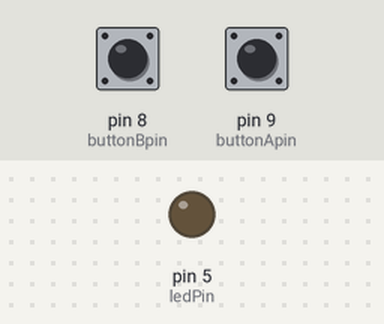
A sketch run on a simulated Arduino Uno, built with avr-gcc and run on an emulated ATmega328P. Shown: output pins drawn as LEDs (lit = HIGH). Inputs (shaded band) come from the test bench; at power-on: pin 9 (buttonApin) HIGH, pin 8 (buttonBpin) HIGH.

Above: at 1.2 s.
1.3 s: pin 9 (buttonApin) pulled LOW for 0.15 s
At 2.5 s:
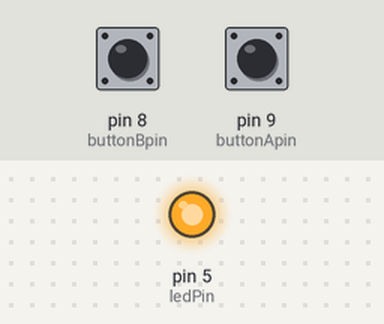
2.9 s: pin 8 (buttonBpin) pulled LOW for 0.15 s
At 4.0 s:
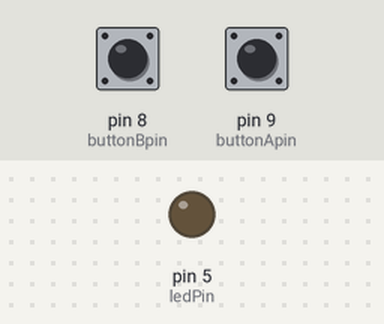
4.5 s: pin 9 (buttonApin) pulled LOW for 1 s
At 5.2 s:
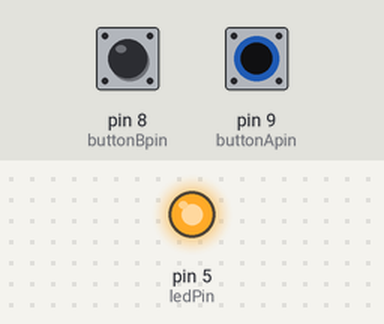
7.0 s: pin 8 (buttonBpin) driven LOW and pin 9 (buttonApin) driven LOW
At 7.3 s:
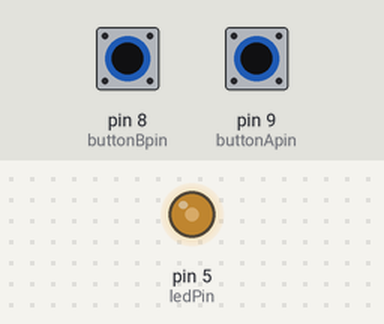
8.5 s: pin 8 (buttonBpin) driven HIGH
At 9.2 s:
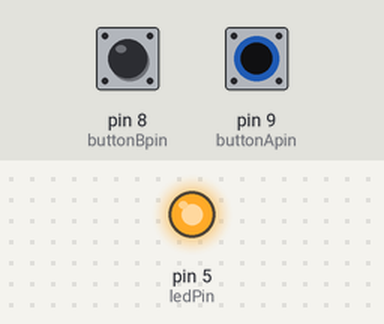
Timing chart, 0 to 11.0 s (numbered marks = the images above; inputs shaded):
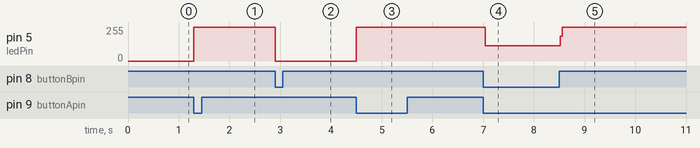

Measured:
- after the input at 1.3 s, pin 5 (ledPin): 0/255 → 255/255 at once
- after the input at 2.9 s, pin 5 (ledPin): 255/255 → 0/255 at once
- after the input at 4.5 s, pin 5 (ledPin): 0/255 → 255/255 at once
- after the input at 7.0 s, pin 5 (ledPin): 255/255 → 113/255 at once
- after the input at 8.5 s, pin 5 (ledPin): 113/255 → 255/255 at once

The sketch:

buttons-led.ino
```cpp
// Module 3 — The Door Panel: two buttons, one LED.
// Button A (pin 9) turns the LED on, button B (pin 8) turns it off.
// Both buttons go to GND; INPUT_PULLUP makes unpressed read HIGH,
// so pressed reads LOW.
const int ledPin = 5;
const int buttonApin = 9;
const int buttonBpin = 8;

void setup() {
  pinMode(ledPin, OUTPUT);
  pinMode(buttonApin, INPUT_PULLUP);
  pinMode(buttonBpin, INPUT_PULLUP);
}

void loop() {
  if (digitalRead(buttonApin) == LOW) {
    digitalWrite(ledPin, HIGH);
  }
  if (digitalRead(buttonBpin) == LOW) {
    digitalWrite(ledPin, LOW);
  }
}
```
